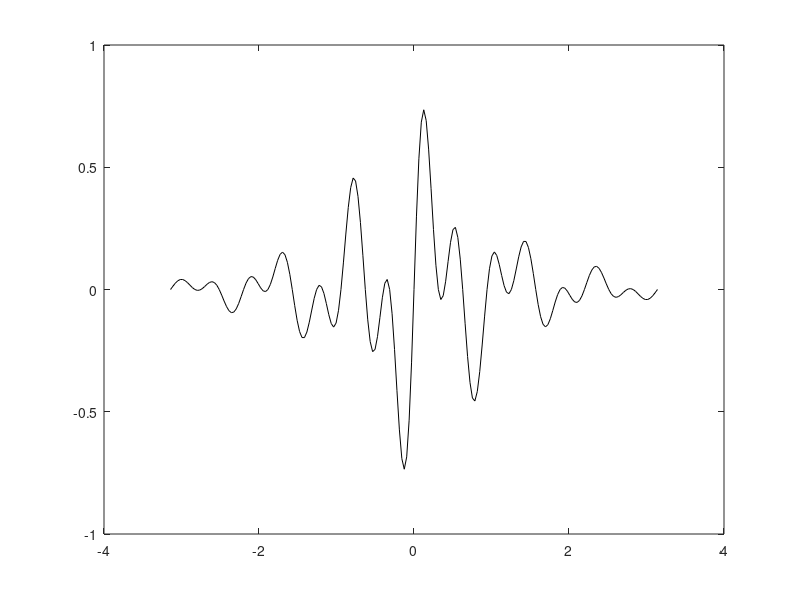
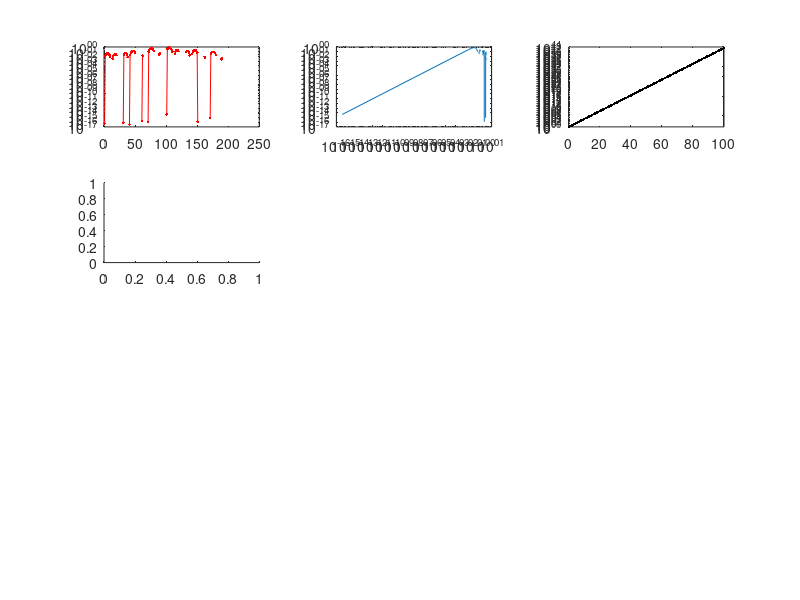

The MATLAB source for these figures, in order:
x = -pi:pi/100:pi;
y = cos(4*x).*sin(10*x).*exp(-abs(x));
figure;
plot(x, y, 'k-');
figure;
semilogx(x, y, 'k');
subplot(4, 3, 1);
semilogy(y, 'r.-');
subplot(4, 3, 2);
loglog(x, y);
subplot(4, 3, 3);
x1 = 0:100;
semilogy(x1, exp(x1), 'k.-');
subplot(4, 3, 4);